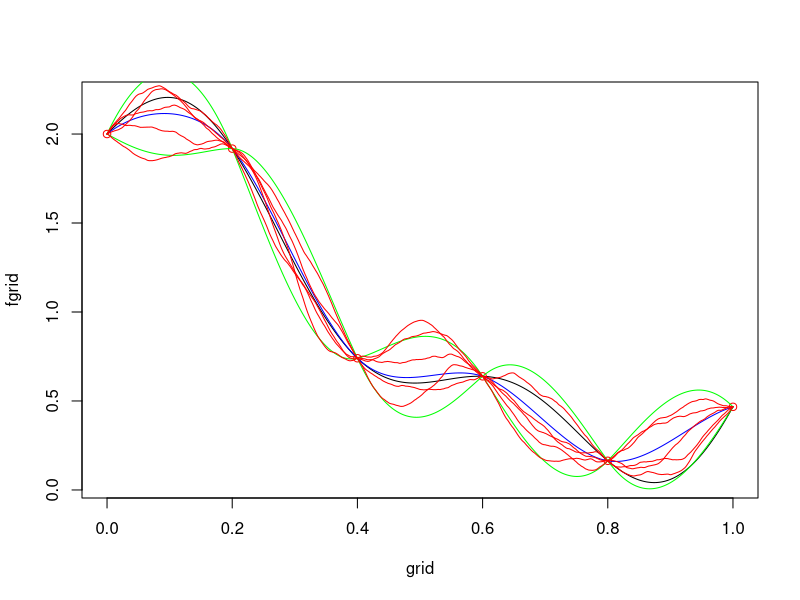

This chart was generated by the following R code:



#Function covariance matrix
matern1s2 = function(x,y,sigma2,l) {
  M = outer(x,y,"-")
  M = sigma2*exp(-(abs(M)/l))
  return(M)
}

matern3s2 = function(x,y,sigma2,l) {
  M = outer(x,y,"-")
  M = sigma2*(1+sqrt(6)*(abs(M)/l))*exp(-sqrt(6)*(abs(M)/l))
  return(M)
}

matern5s2 = function(x,y,sigma2,l) {
  M = outer(x,y,"-")
  M = sigma2*(1+sqrt(10)*(abs(M)/l)+(10/3)*(abs(M)/l)^2)*exp(-sqrt(10)*(abs(M)/l))
  return(M)
}

gaussien = function(x,y,sigma2,l) {
  M = outer(x,y,"-")
  M = sigma2*exp(-(abs(M)/l)^2)
  return(M)
}

#covariance parameters we use
sigma2=0.2
l=0.4

#The unknown function
f = function(x) {
  2 +cos(4*x) + x + x^2 - exp(x) + 0.3*sin(12*x)
}

#the large grid for the plots
grid = seq(from=0,to=1,length=1000)
fgrid = f(grid)
plot(grid,fgrid,type="l")

#The observation vector
xobs = c(0,0.2,0.4,0.6,0.8,1)
yobs = f(xobs)
points(xobs,yobs,col="red")


#The conditional mean function
pred = function(x,xobs,yobs,sigma2,l)  {
  yobs = matrix(nrow=length(yobs),ncol=1,data=yobs)
  Kobs=matern3s2(xobs,xobs,sigma2,l)
  KobsPred=matern3s2(xobs,x,sigma2,l)
  pred = t(KobsPred)%*%solve(Kobs)%*%yobs
  return(pred)
}

#add plot of the prediction on the grid
predgrid = pred(grid,xobs,yobs,sigma2,l)
lines(grid,predgrid,col="blue")

#The conditional variance function
condVar = function(x,xobs,yobs,sigma2,l)  {
  yobs = matrix(nrow=length(yobs),ncol=1,data=yobs)
  Kobs=matern3s2(xobs,xobs,sigma2,l)
  KobsPred=matern3s2(xobs,x,sigma2,l)
  Kpred = matern3s2(x,x,sigma2,l)
  condVar = Kpred - t(KobsPred)%*%solve(Kobs)%*%KobsPred
  return(diag(condVar))
}

#add plot of the 95 % confidence intervals on the grid
condVarGrid = condVar(grid,xobs,yobs,sigma2,l)
q975 = qnorm(p=0.975,mean=0,sd=1)
lines(grid, predgrid - q975*sqrt(condVarGrid) ,col="green")
lines(grid, predgrid + q975*sqrt(condVarGrid) ,col="green")

#The true needed length of the cable
trueLength = sum(
  sqrt(
    (grid[2:length(grid)] - grid[1:length(grid)-1])^2
                       + (fgrid[2:length(grid)] - fgrid[1:length(grid)-1])^2
    ) 
  ) 

#The length estimated by the metamodel mean
estLengthMean = sum(
  sqrt(
    (grid[2:length(grid)] - grid[1:length(grid)-1])^2
    + (predgrid[2:length(grid)] - predgrid[1:length(grid)-1])^2
  ) 
) 

#The conditional realization function
condReal = function(x,xobs,yobs,sigma2,l)  {
  yobs = matrix(nrow=length(yobs),ncol=1,data=yobs)
  Kobs=matern3s2(xobs,xobs,sigma2,l)
  KobsPred=matern3s2(xobs,x,sigma2,l)
  Kpred = matern3s2(x,x,sigma2,l)
  pred = t(KobsPred)%*%solve(Kobs)%*%yobs
  condCov = Kpred - t(KobsPred)%*%solve(Kobs)%*%KobsPred + 1e-8*diag(length(x))
  CcondCov = chol(condCov)
  pred + t(CcondCov)%*%matrix(nrow=length(x),ncol=1,data=rnorm(length(x)))
}

#add plot of a conditional realization
for (i in 1:5) {
  lines(grid,condReal(grid,xobs,yobs,sigma2,l),col="red")
}


#length evaluated by Monte Carlo
nmc = 200
vLength = seq(from=0,to=0,length=nmc)

for (i in 1:nmc) {
  ycond = condReal(grid,xobs,yobs,sigma2,l)
  estLengthCond = sum(
    sqrt(
      (grid[2:length(grid)] - grid[1:length(grid)-1])^2
      + (ycond[2:length(grid)] - ycond[1:length(grid)-1])^2
    ) 
  )
  vLength[i] = estLengthCond
}

lengthEst = mean(vLength)
lengthQsupMC = quantile(vLength,probs=0.95)
lengthQinfMC = quantile(vLength,probs=0.05)
